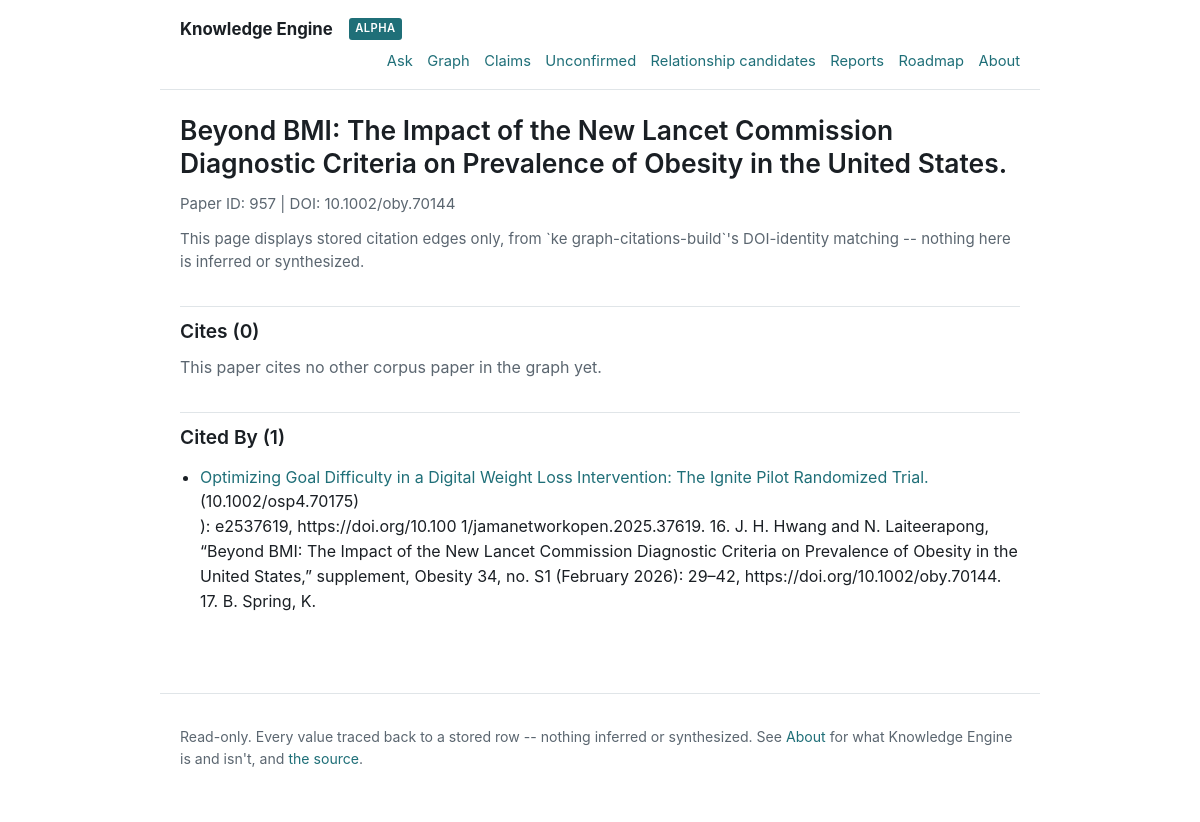
The page /papers/957 on the database its author committed.
### tables this page shows
CREATE TABLE papers (
	id INTEGER NOT NULL, 
	title VARCHAR(1024) NOT NULL, 
	doi VARCHAR(256), 
	abstract TEXT, 
	source_path TEXT NOT NULL, 
	content_hash VARCHAR(64) NOT NULL, 
	publication_year INTEGER, 
	journal_id INTEGER, 
	page_count INTEGER NOT NULL, 
	word_count INTEGER NOT NULL, 
	embedding_model VARCHAR(256), 
	embedding_id VARCHAR(512), 
	created_at DATETIME DEFAULT CURRENT_TIMESTAMP NOT NULL, 
	updated_at DATETIME DEFAULT CURRENT_TIMESTAMP NOT NULL, 
	PRIMARY KEY (id), 
	CONSTRAINT uq_papers_content_hash UNIQUE (content_hash), 
	UNIQUE (source_path), 
	FOREIGN KEY(journal_id) REFERENCES journals (id)
);

CREATE TABLE graph_citations (
	id INTEGER NOT NULL, 
	citing_paper_id INTEGER NOT NULL, 
	cited_paper_id INTEGER NOT NULL, 
	raw_citation_text TEXT NOT NULL, 
	created_at VARCHAR(32) NOT NULL, 
	PRIMARY KEY (id), 
	CONSTRAINT ck_graph_citations_no_self_citation CHECK (citing_paper_id != cited_paper_id), 
	CONSTRAINT uq_graph_citations_edge UNIQUE (citing_paper_id, cited_paper_id), 
	FOREIGN KEY(citing_paper_id) REFERENCES papers (id), 
	FOREIGN KEY(cited_paper_id) REFERENCES papers (id)
);

### knowledge_engine_web/main.py (the view)
@app.get("/papers/{paper_id}", response_class=HTMLResponse)
def paper_detail(request: Request, paper_id: int) -> HTMLResponse:
    detail = read_paper_detail(_engine(), paper_id)
    if detail is None:
        raise HTTPException(status_code=404, detail="No paper found with that database ID.")
    return templates.TemplateResponse(
        request=request, name="paper_detail.html", context={"paper": detail}
    )

### knowledge_engine_web/templates/paper_detail.html (shortened to what this page needs)
{% extends "base.html" %}
{% block content %}
<h1>{{ paper.title }}</h1>
<p class="disclaimer">
  Paper ID: {{ paper.id }} | DOI: {{ paper.doi if paper.doi else "n/a" }}
</p>
<p class="disclaimer">
  This page displays stored citation edges only, from `ke
  graph-citations-build`'s DOI-identity matching -- nothing here is
  inferred or synthesized.
</p>
<h2>Cites ({{ paper.cites | length }})</h2>
{% if paper.cites %}
<ul>
  {% for edge in paper.cites %}
  <li>
    <a href="/papers/{{ edge.paper_id }}">{{ edge.title }}</a>
    ({{ edge.doi if edge.doi else "n/a" }})<br />
    {{ edge.raw_citation_text }}
  </li>
  {% endfor %}
</ul>
{% else %}
<p class="empty-state">This paper cites no other corpus paper in the graph yet.</p>
{% endif %}
<h2>Cited By ({{ paper.cited_by | length }})</h2>
{% if paper.cited_by %}
<ul>
  {% for edge in paper.cited_by %}
  <li>
    <a href="/papers/{{ edge.paper_id }}">{{ edge.title }}</a>
    ({{ edge.doi if edge.doi else "n/a" }})<br />
    {{ edge.raw_citation_text }}
  </li>
  {% endfor %}
</ul>
{% else %}
<p class="empty-state">No other corpus paper cites this paper in the graph yet.</p>
{% endif %}
{% endblock %}

### rows shown on the page
papers: title "Beyond BMI: The Impact of the New Lancet Commission Diagnostic Criteria on Prevalence of Obesity in the United States.", id "957", doi "10.1002/oby.70144"
graph_citations: title "Optimizing Goal Difficulty in a Digital Weight Loss Intervention: The Ignite Pilot Randomized Trial.", doi "10.1002/osp4.70175", raw_citation_text "): e2537619, https://doi.org/10.100 1/jamanetworkopen.2025.37619. 16. J. H. Hwang and N. Laiteerapong, “Beyond BMI: The Impact of the New Lancet Commission Diagnostic Criteria on Prevalence of Obesity in the United States,” supplement, Obesity 34, no. S1 (February 2026): 29–42, https://doi.org/10.1002/oby.70144. 17. B. Spring, K."

### other values the page prints
{{ paper.cites | length }} "0"
{{ paper.cited_by | length }} "1"
